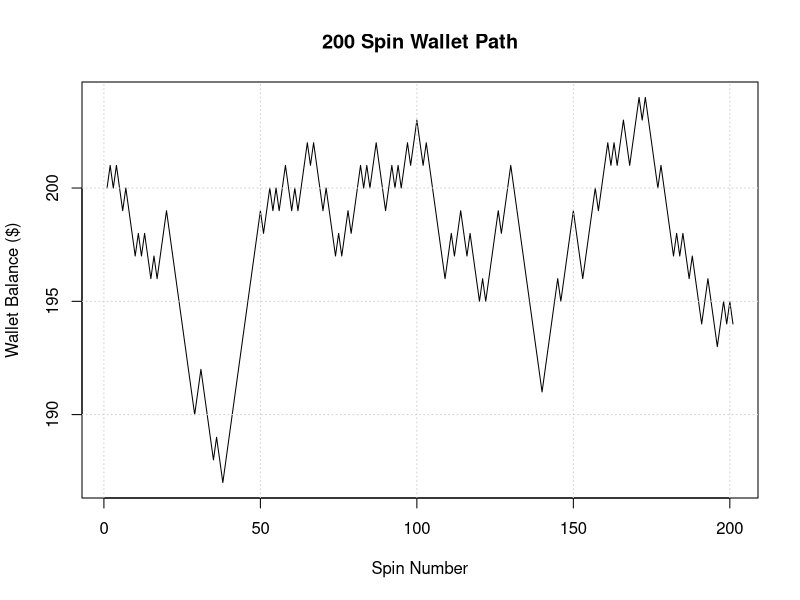

Here is the R script that generated this plot:
## ---- chunk 1
knitr::opts_chunk$set(echo = TRUE, warning = FALSE, message = FALSE)
set.seed(123)
## ---- chunk 2
# American roulette simulation
p_win_american <- 18/38
n_spins1       <- 200

wallet <- numeric(n_spins1 + 1)
wallet[1] <- 200

for (i in seq_len(n_spins1)) {
  win <- runif(1) < p_win_american
  wallet[i + 1] <- wallet[i] + ifelse(win,  1, -1)
}

plot(
  wallet,
  type = "l",
  xlab = "Spin Number",
  ylab = "Wallet Balance ($)",
  main = "200 Spin Wallet Path"
)
grid()

## ---- chunk 3
# Analytical for European roulette
p_win_eu <- 18/37
ev       <- p_win_eu * 1 + (1 - p_win_eu) * (-1)
var_eu   <- 1 - ev^2

cat(sprintf("Analytical EV:  %.6f\n", ev))
cat(sprintf("Analytical Var: %.6f\n\n", var_eu))

# Simulation
n_spins2  <- 10000
outcomes  <- ifelse(runif(n_spins2) < p_win_eu, 1, -1)
sim_ev    <- mean(outcomes)
sim_var   <- var(outcomes)

cat(sprintf("Simulated EV:  %.6f\n", sim_ev))
cat(sprintf("Simulated Var: %.6f\n", sim_var))
